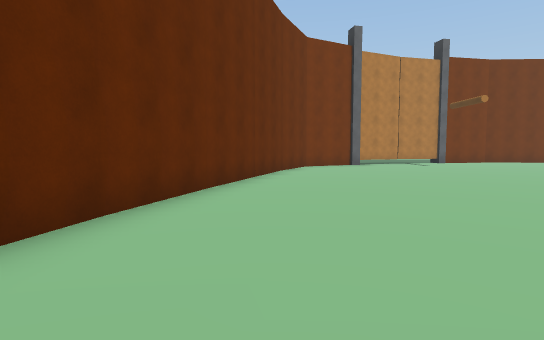
View 1 (above)

21 first-person views from a walk through a 3-D level made in the Unity game engine. The camera is 1.4 m above the floor, tilts 4° down and sees 80° across. The floor is counted in squares, 2 m on a side. Each view is taken from the middle of a square. On the plan, view 1 faces up. The plan holds only what a view shows up to about 10 squares ahead; the rest is blank. The place goes on beyond the plan. Some surface patterns are stand-ins.

View 2
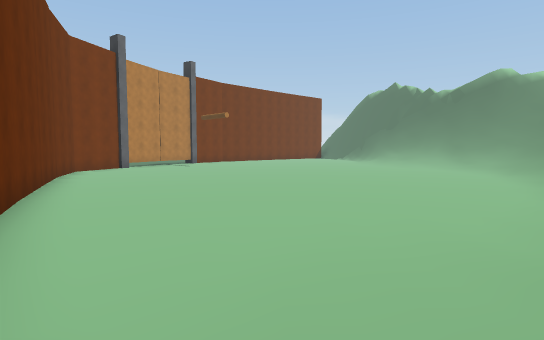

View 3
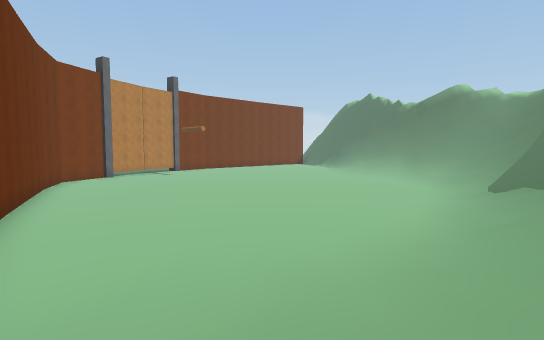

View 4
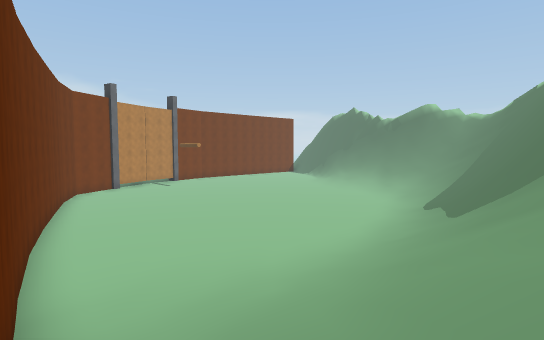

View 5
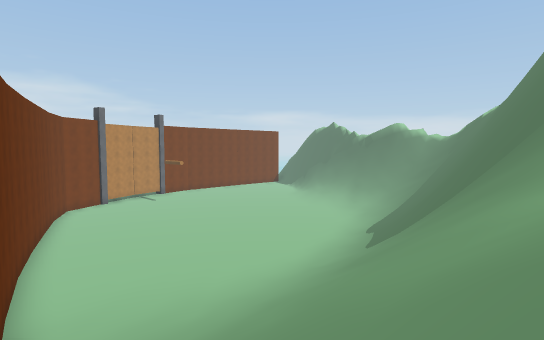

View 6
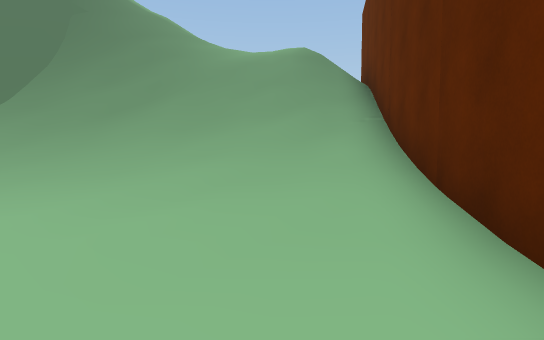

View 7
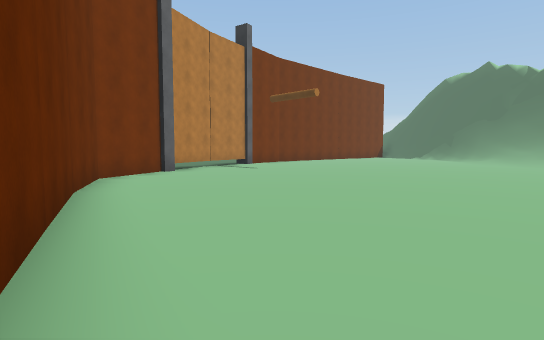

View 8
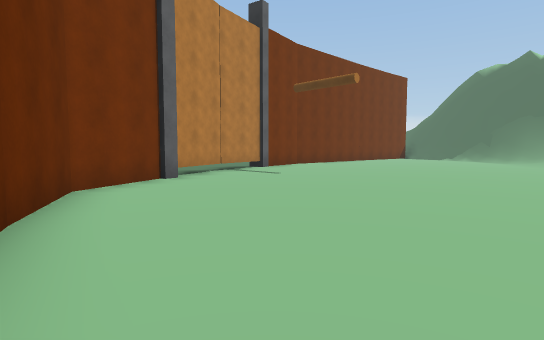

View 9
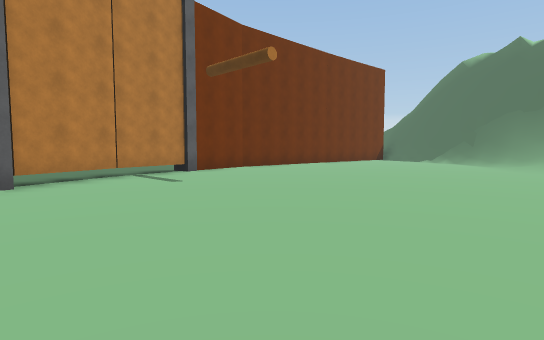

View 10
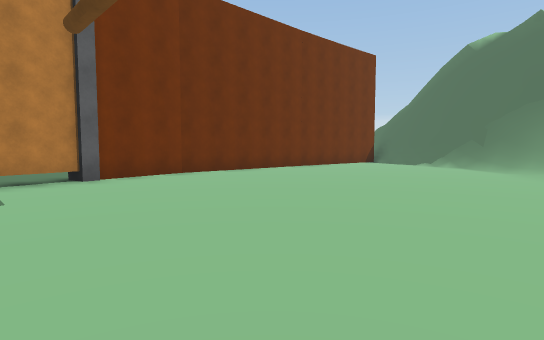

View 11
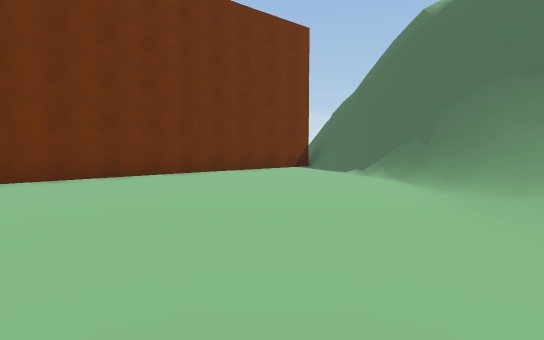

View 12
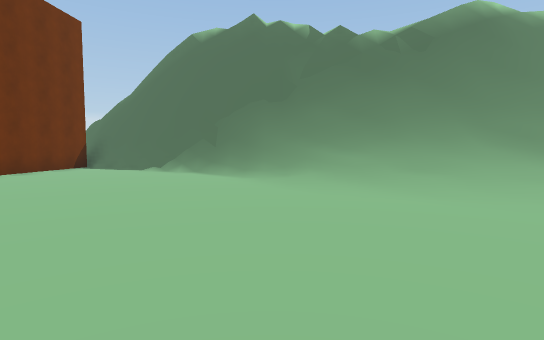

View 13
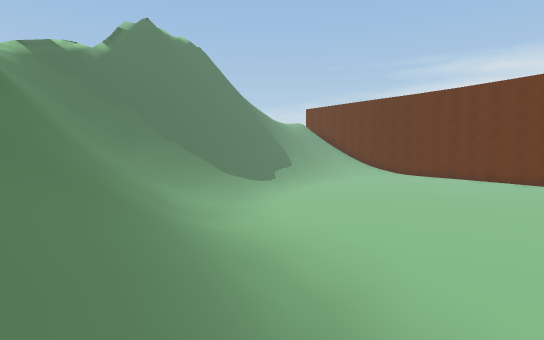

View 14
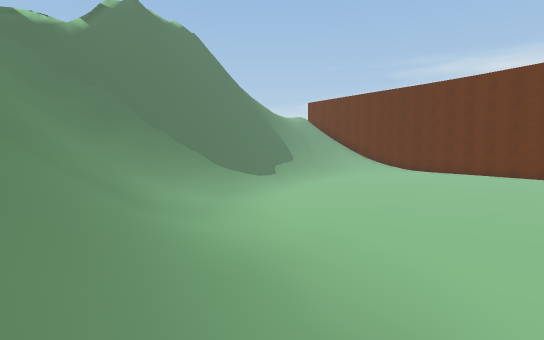

View 15
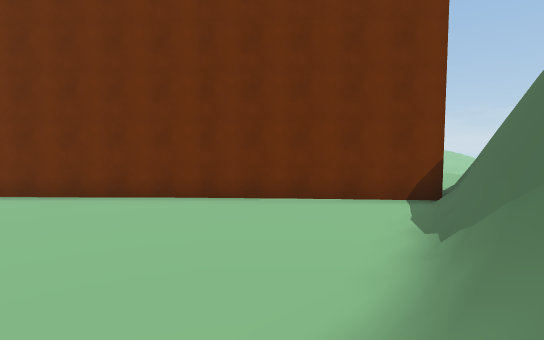

View 16
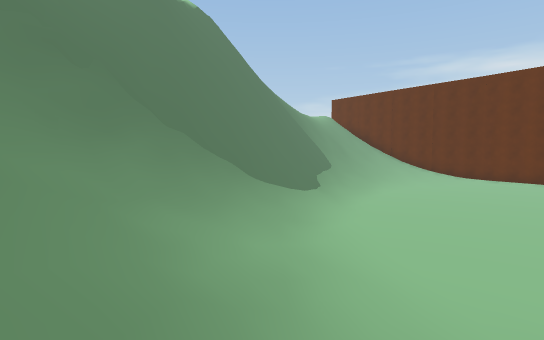

View 17
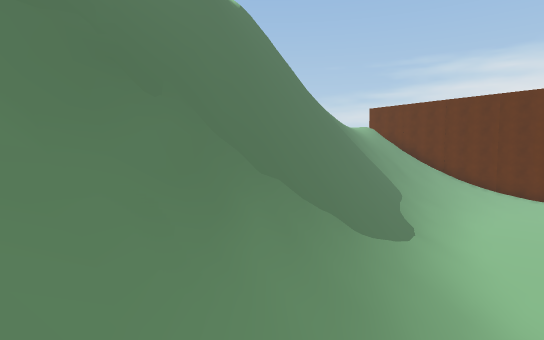

View 18
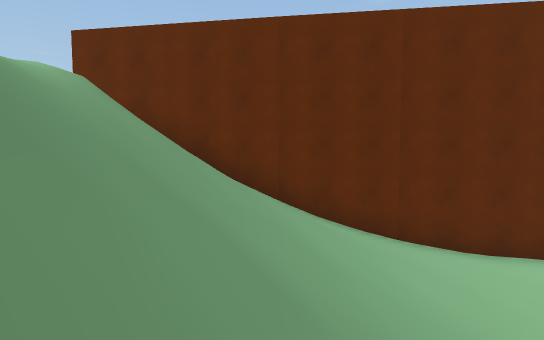

View 19
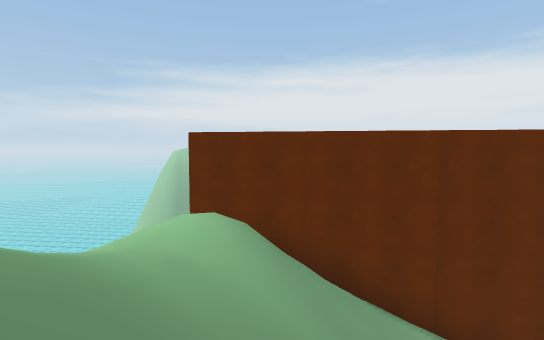

View 20
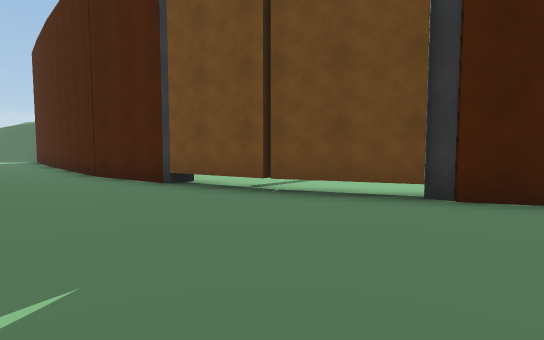

View 21
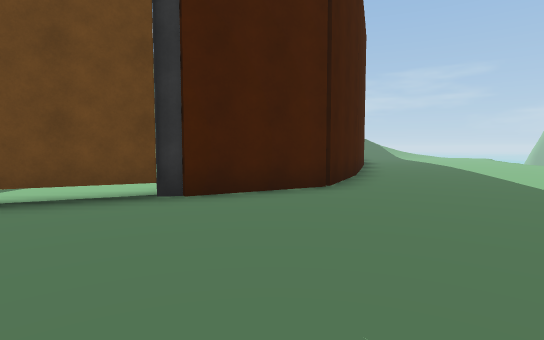

### Floor plan
Key: @ floor where view 1 was taken; # wall or solid block; x gap in a wall; . floor; / step, stairs or slope; = window, fence, low wall or low ledge; v drop or lower ground; T thing the floor can be seen under or through.
Columns run from 6 left of view 1 to 22 right of it. Each row starts with its distance up from view 1.
 19         ......
 18        ..............
 17       ...............
 16      .......TTTT############
 15     ......TTT..............#
 14     ....TTT...............##
 13    ....##................###
 12   ....##.................####
 11  .....#.................=####
 10 ......#................/=##
  9 .....##...............///#
  8      #...............////#
  7      #..............////##
  6     ##..............////#
  5     #...............///##
  4     #...............///##
  3     #..............////###
  2    ##............./////###
  1    #.............//////###
  0    #/.@.......////////==
 -1    #////////////////=###
 -2    #//////////////#####
 -3    #//////////######
 -4    #////////####
 -5   #////////##
 -6   #///////=##
 -7   #///////vx
 -8   # //////
 -9     ////

Positions as (right, up) in squares from view 1, and headings:
1: (0, 0), facing up
2: (-2, -1), facing up-right
3: (-2, -3), facing up-right
4: (-3, -5), facing up-right
5: (-3, -7), facing up-right
6: (-1, 2), facing down
7: (-1, 5), facing up-right
8: (0, 7), facing up-right
9: (3, 7), facing up-right
10: (6, 8), facing up-right
11: (11, 8), facing up-right
12: (9, 9), facing right
13: (18, 9), facing down-left
14: (17, 8), facing down-left
15: (17, 9), facing up
16: (16, 5), facing down-left
17: (16, 2), facing down-left
18: (4, -4), facing left
19: (3, -7), facing left
20: (2, 19), facing down-right
21: (2, 19), facing down
